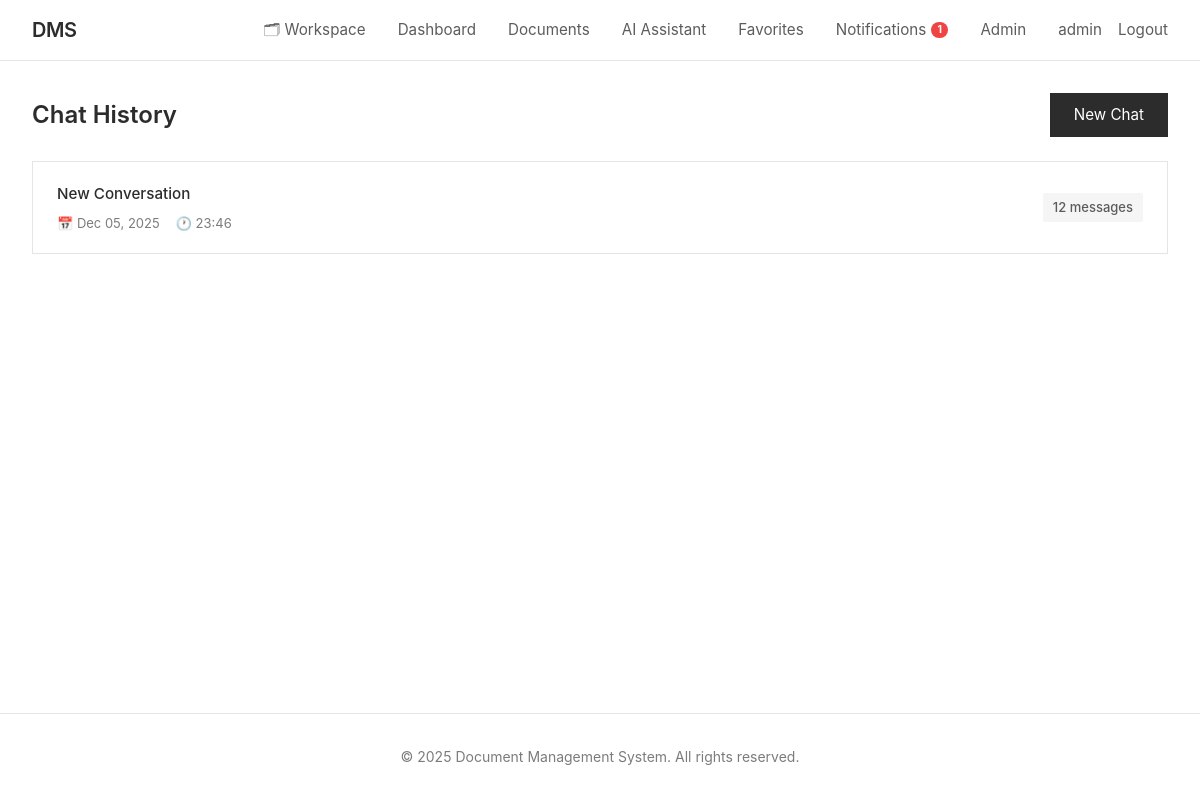
/chatbot/history/ (signed in), run on an earlier commit of the app's database.
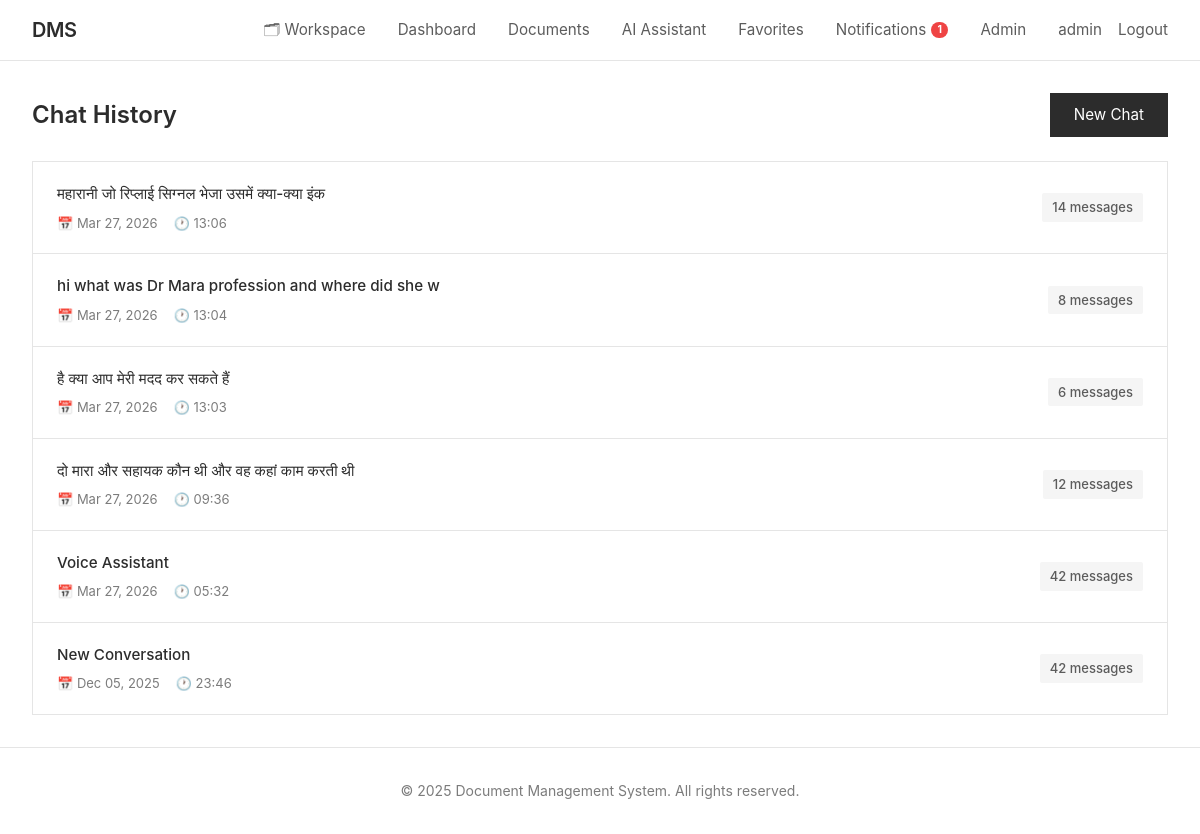
And on a later commit of the database.
### documents/models.py (models this page shows, shortened)
class User(AbstractUser):
    USER_TYPE_CHOICES = [
        ('guest', 'Guest'),
        ('user', 'Regular User'),
        ('admin', 'Admin'),
    ]
    user_type = models.CharField(max_length=10, choices=USER_TYPE_CHOICES, default='user')
    role = models.ForeignKey(Role, on_delete=models.SET_NULL, null=True, blank=True, related_name='users')
    bio = models.TextField(blank=True)
    avatar = models.ImageField(upload_to='avatars/', null=True, blank=True)
    phone = models.CharField(max_length=20, blank=True)
    department = models.CharField(max_length=100, blank=True)
    created_at = models.DateTimeField(auto_now_add=True)
    updated_at = models.DateTimeField(auto_now=True)
    last_activity = models.DateTimeField(auto_now=True)
    is_active = models.BooleanField(default=True)
    class Meta:
        ordering = ['-created_at']
    def is_admin(self):
        return self.user_type == 'admin'

class ChatSession(models.Model):
    user = models.ForeignKey(User, on_delete=models.CASCADE, related_name='chat_sessions')
    title = models.CharField(max_length=255, default='New Conversation')
    created_at = models.DateTimeField(auto_now_add=True)
    updated_at = models.DateTimeField(auto_now=True)
    is_active = models.BooleanField(default=True)
    documents = models.ManyToManyField(Document, blank=True, related_name='chat_sessions')
    class Meta:
        ordering = ['-updated_at']

### documents/rag_views.py (the view)
# urls.py: path('chatbot/history/', rag_views.chat_history_view, name='chat_history'),
@login_required
def chat_history_view(request):
    chat_sessions = ChatSession.objects.filter(user=request.user).order_by('-updated_at')
    paginator = Paginator(chat_sessions, 20)
    page = request.GET.get('page')
    sessions = paginator.get_page(page)
    context = {
        'chat_sessions': sessions
    }
    return render(request, 'rag/chat_history.html', context)

### documents/context_processors.py (called while the page is built)
def unread_notifications(request):
    if request.user.is_authenticated:
        count = Notification.objects.filter(recipient=request.user, is_read=False).count()
        return {'unread_notifications_count': count}
    return {'unread_notifications_count': 0}

### documents/templates/rag/chat_history.html (shortened to what this page needs)
{% extends 'documents/base.html' %}
{% load static %}
{% block content %}
<div class="history-header">
    <h2 style="font-size: 1.5rem; font-weight: 600; color: #2c2c2c;">Chat History</h2>
    <a href="{% url 'chatbot' %}" class="btn">
        New Chat
    </a>
</div>
{% if chat_sessions %}
    <div class="history-list">
        {% for session in chat_sessions %}
            <a href="{% url 'chat_session_detail' session.id %}" class="history-item">
                <div class="history-content">
                    <div class="history-title">{{ session.title }}</div>
                    <div class="history-meta">
                        <span>📅 {{ session.updated_at|date:"M d, Y" }}</span>
                        <span>🕐 {{ session.updated_at|date:"H:i" }}</span>
                    </div>
                </div>
                <div class="history-badge">
                    {{ session.messages.count }} messages
                </div>
            </a>
        {% endfor %}
    </div>
{% else %}
    <div class="empty-state">
        <div class="empty-icon">💬</div>
        <div class="empty-text">No chat history found</div>
        <a href="{% url 'chatbot' %}" class="btn">Start Your First Conversation</a>
    </div>
{% endif %}
{% endblock %}

### documents/templates/documents/base.html (shortened to what this page needs)
<!DOCTYPE html>
<html lang="en">
<head>
</head>
<body>
    <header class="header">
        <div class="header-content">
            <a href="{% url 'home' %}" class="logo">DMS</a>
            <nav class="nav">
                {% if user.is_authenticated %}
                    <a href="{% url 'workspace' %}"
                       style="{% if request.resolver_match.url_name == 'workspace' %}font-weight:700{% endif %}">🗂 Workspace</a>
                    <a href="{% url 'dashboard' %}">Dashboard</a>
                    <a href="{% url 'document_list' %}">Documents</a>
                    <a href="{% url 'chatbot' %}">AI Assistant</a>
                    <a href="{% url 'favorites_list' %}">Favorites</a>
                    <a href="{% url 'notifications_list' %}" style="position:relative;display:inline-flex;align-items:center;gap:.3rem;">
                        Notifications
                        {% if unread_notifications_count %}
                        <span style="background:#ef4444;color:#fff;font-size:.65rem;font-weight:700;line-height:1;padding:.2rem .4rem;border-radius:999px;min-width:16px;text-align:center;">{{ unread_notifications_count }}</span>
                        {% endif %}
                    </a>
                    {% if user.is_admin %}
                        <a href="{% url 'admin_users_list' %}">Admin</a>
                    {% endif %}
                    <div class="nav-user">
                        <a href="{% url 'profile' %}">{{ user.username }}</a>
                        <a href="{% url 'logout' %}">Logout</a>
                    </div>
                {% else %}
                    <a href="{% url 'home' %}">Home</a>
                    <a href="{% url 'login' %}">Login</a>
                    <a href="{% url 'register' %}">Register</a>
                {% endif %}
            </nav>
        </div>
    </header>
    <main class="container">
        {% block content %}{% endblock %}
    </main>
    <footer class="footer">
        <p>&copy; 2025 Document Management System. All rights reserved.</p>
    </footer>
</body>
</html>

### documents/templates/documents/base.html (style rules this page uses)
* { margin: 0; padding: 0; box-sizing: border-box; }
body { font-family: -apple-system, BlinkMacSystemFont, 'Segoe UI', Arial, sans-serif; background: #ffffff; color: #2c2c2c; line-height: 1.6; min-height: 100vh; display: flex; flex-direction: column; }
.header { background: #ffffff; border-bottom: 1px solid #e5e5e5; padding: 0 2rem; position: sticky; top: 0; z-index: 100; }
.header-content { max-width: 1400px; margin: 0 auto; display: flex; justify-content: space-between; align-items: center; height: 60px; }
.logo { font-size: 1.25rem; font-weight: 600; color: #2c2c2c; text-decoration: none; letter-spacing: -0.5px; }
.nav { display: flex; gap: 2rem; align-items: center; }
.nav a { color: #5c5c5c; text-decoration: none; font-size: 0.95rem; transition: color 0.2s; }
.nav-user { display: flex; align-items: center; gap: 1rem; }
.container { flex: 1; width: 100%; max-width: 1400px; margin: 0 auto; padding: 2rem; }
.btn { display: inline-block; padding: 0.625rem 1.5rem; background: #2c2c2c; color: #ffffff; text-decoration: none; border: none; cursor: pointer; font-size: 0.95rem; transition: background 0.2s; }
.footer { border-top: 1px solid #e5e5e5; padding: 2rem; text-align: center; color: #7c7c7c; font-size: 0.875rem; margin-top: auto; }

### documents/templates/rag/chat_history.html (style rules this page uses)
.history-header { display: flex; justify-content: space-between; align-items: center; margin-bottom: 1.5rem; }
.history-list { display: flex; flex-direction: column; gap: 0; }
.history-item { background: #ffffff; border: 1px solid #e5e5e5; border-bottom: none; padding: 1.25rem 1.5rem; text-decoration: none; color: #2c2c2c; display: flex; justify-content: space-between; align-items: center; transition: background 0.2s; }
.history-item:first-child { border-top-left-radius: 0; border-top-right-radius: 0; }
.history-item:last-child { border-bottom: 1px solid #e5e5e5; border-bottom-left-radius: 0; border-bottom-right-radius: 0; }
.history-content { flex: 1; }
.history-title { font-size: 0.95rem; font-weight: 500; color: #2c2c2c; margin-bottom: 0.375rem; }
.history-meta { font-size: 0.8125rem; color: #7c7c7c; display: flex; align-items: center; gap: 1rem; }
.history-badge { background: #f5f5f5; color: #5c5c5c; padding: 0.25rem 0.625rem; border-radius: 2px; font-size: 0.8125rem; font-weight: 500; }

What changed in the data, as far as the page shows it:
added ChatSession: title "महारानी जो रिप्लाई सिग्नल भेजा उसमें क्या-क्या इंक", updated_at "Mar 27, 2026", updated_at "13:06", messages.count "14"
added ChatSession: title "hi what was Dr Mara profession and where did she w", updated_at "Mar 27, 2026", updated_at "13:04", messages.count "8"
added ChatSession: title "है क्या आप मेरी मदद कर सकते हैं", updated_at "Mar 27, 2026", updated_at "13:03", messages.count "6"
added ChatSession: title "दो मारा और सहायक कौन थी और वह कहां काम करती थी", updated_at "Mar 27, 2026", updated_at "09:36", messages.count "12"
added ChatSession: title "Voice Assistant", updated_at "Mar 27, 2026", updated_at "05:32", messages.count "42"
computed for ChatSession "New Conversation": messages.count "12" → "42"
